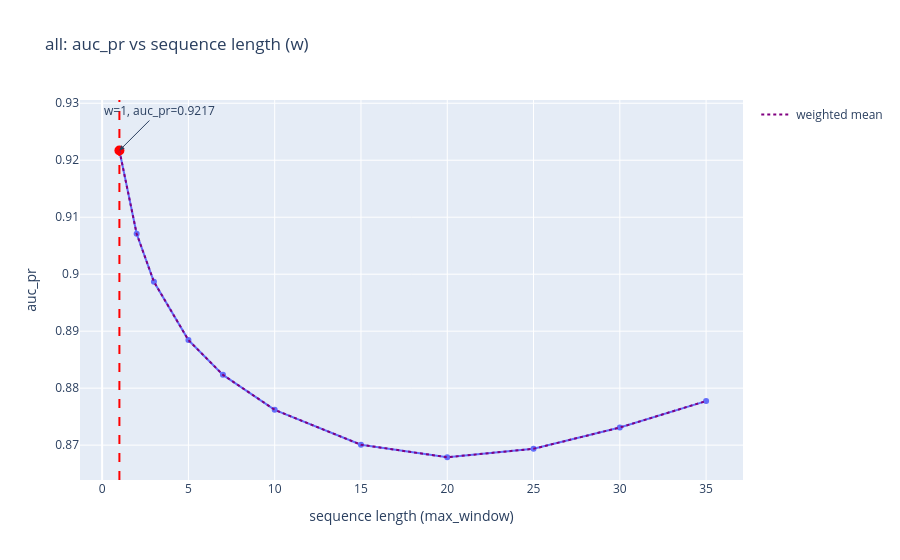
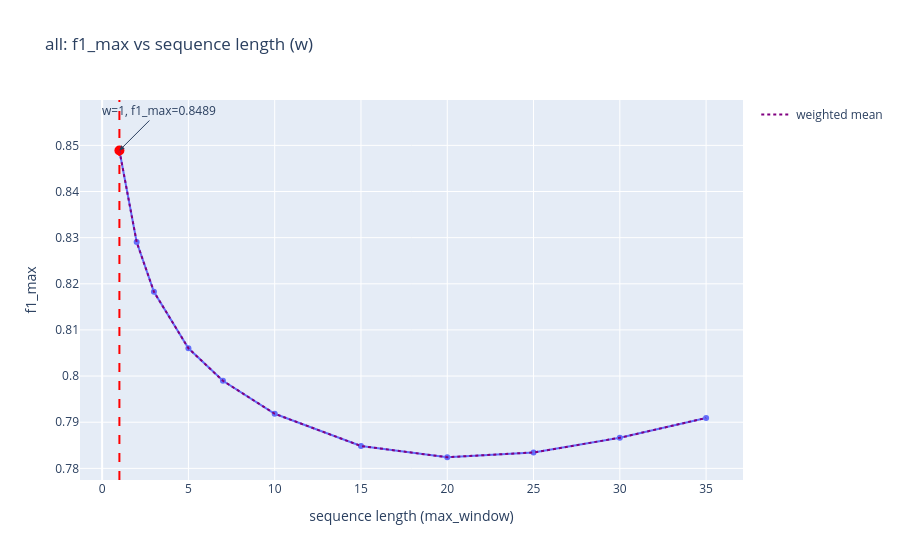
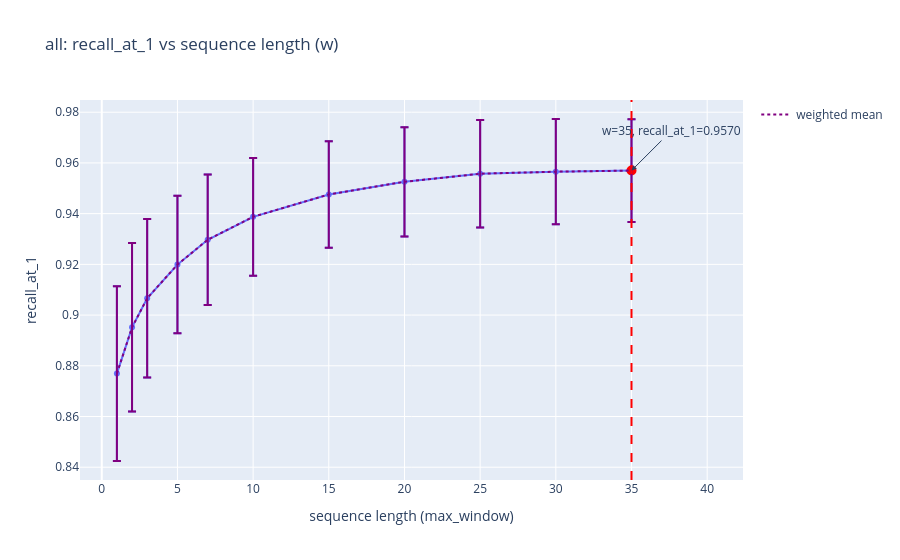
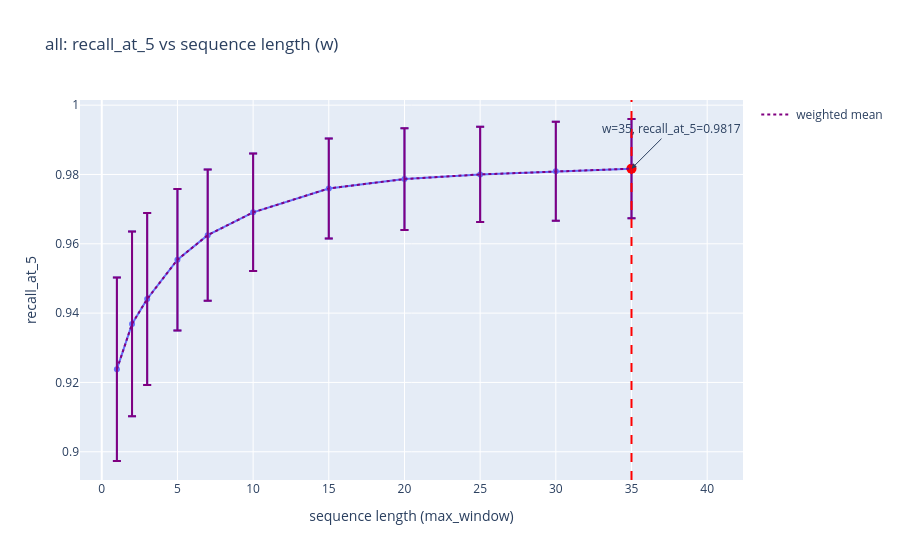

The cell these charts' notebook holds for them, in order:
### Code cell
plot_metrics_vs_window_with_stats(result_df, result_df)

### Figure 1 — Plotly figure (JSON) as saved in the notebook; plotly's stock layout.template omitted (floating-point values rounded to 4 significant figures)
{"data": [{"hovertemplate": "w=%{x}<br>auc_pr=%{y}<extra></extra>", "legendgroup": "", "line": {"color": "#636efa", "dash": "solid"}, "marker": {"symbol": "circle"}, "mode": "lines+markers", "name": "", "orientation": "v", "showlegend": false, "type": "scatter", "x": [1, 2, 3, 5, 7, 10, 15, 20, 25, 30, 35], "xaxis": "x", "y": [0.9217, 0.9071, 0.8987, 0.8884, 0.8823, 0.8762, 0.8701, 0.8679, 0.8694, 0.8731, 0.8777], "yaxis": "y"}, {"marker": {"color": "red", "size": 10}, "mode": "markers", "name": "max", "showlegend": false, "type": "scatter", "x": [1], "y": [0.9217]}, {"line": {"color": "purple", "dash": "dot"}, "mode": "lines", "name": "weighted mean", "showlegend": true, "type": "scatter", "x": [1, 2, 3, 5, 7, 10, 15, 20, 25, 30, 35], "y": [0.9217, 0.9071, 0.8987, 0.8884, 0.8823, 0.8762, 0.8701, 0.8679, 0.8694, 0.8731, 0.8777]}], "layout": {"annotations": [{"arrowhead": 2, "ax": 40, "ay": -40, "showarrow": true, "text": "w=1, auc_pr=0.9217", "x": 1, "y": 0.9217}], "legend": {"tracegroupgap": 0}, "shapes": [{"line": {"color": "red", "dash": "dash"}, "type": "line", "x0": 1, "x1": 1, "xref": "x", "y0": 0, "y1": 1, "yref": "y domain"}], "title": {"text": "all: auc_pr vs sequence length (w)"}, "xaxis": {"anchor": "y", "domain": [0, 1], "title": {"text": "sequence length (max_window)"}}, "yaxis": {"anchor": "x", "domain": [0, 1], "title": {"text": "auc_pr"}}}}

### Figure 2 — Plotly figure (JSON) as saved in the notebook; plotly's stock layout.template omitted (floating-point values rounded to 4 significant figures)
{"data": [{"hovertemplate": "w=%{x}<br>f1_max=%{y}<extra></extra>", "legendgroup": "", "line": {"color": "#636efa", "dash": "solid"}, "marker": {"symbol": "circle"}, "mode": "lines+markers", "name": "", "orientation": "v", "showlegend": false, "type": "scatter", "x": [1, 2, 3, 5, 7, 10, 15, 20, 25, 30, 35], "xaxis": "x", "y": [0.8489, 0.8291, 0.8183, 0.806, 0.799, 0.7918, 0.7848, 0.7824, 0.7834, 0.7866, 0.7909], "yaxis": "y"}, {"marker": {"color": "red", "size": 10}, "mode": "markers", "name": "max", "showlegend": false, "type": "scatter", "x": [1], "y": [0.8489]}, {"line": {"color": "purple", "dash": "dot"}, "mode": "lines", "name": "weighted mean", "showlegend": true, "type": "scatter", "x": [1, 2, 3, 5, 7, 10, 15, 20, 25, 30, 35], "y": [0.8489, 0.8291, 0.8183, 0.806, 0.799, 0.7918, 0.7848, 0.7824, 0.7834, 0.7866, 0.7909]}], "layout": {"annotations": [{"arrowhead": 2, "ax": 40, "ay": -40, "showarrow": true, "text": "w=1, f1_max=0.8489", "x": 1, "y": 0.8489}], "legend": {"tracegroupgap": 0}, "shapes": [{"line": {"color": "red", "dash": "dash"}, "type": "line", "x0": 1, "x1": 1, "xref": "x", "y0": 0, "y1": 1, "yref": "y domain"}], "title": {"text": "all: f1_max vs sequence length (w)"}, "xaxis": {"anchor": "y", "domain": [0, 1], "title": {"text": "sequence length (max_window)"}}, "yaxis": {"anchor": "x", "domain": [0, 1], "title": {"text": "f1_max"}}}}

### Figure 3 — Plotly figure (JSON) as saved in the notebook; plotly's stock layout.template omitted (floating-point values rounded to 4 significant figures)
{"data": [{"error_y": {"array": [0.03448, 0.03323, 0.03126, 0.02711, 0.02577, 0.02322, 0.021, 0.02155, 0.02118, 0.02077, 0.02028]}, "hovertemplate": "w=%{x}<br>recall_at_1=%{y}<extra></extra>", "legendgroup": "", "line": {"color": "#636efa", "dash": "solid"}, "marker": {"symbol": "circle"}, "mode": "lines+markers", "name": "", "orientation": "v", "showlegend": false, "type": "scatter", "x": [1, 2, 3, 5, 7, 10, 15, 20, 25, 30, 35], "xaxis": "x", "y": [0.8769, 0.8952, 0.9066, 0.9199, 0.9297, 0.9388, 0.9476, 0.9526, 0.9557, 0.9566, 0.957], "yaxis": "y"}, {"marker": {"color": "red", "size": 10}, "mode": "markers", "name": "max", "showlegend": false, "type": "scatter", "x": [35], "y": [0.957]}, {"error_y": {"array": [0.03448, 0.03323, 0.03126, 0.02711, 0.02577, 0.02322, 0.021, 0.02155, 0.02118, 0.02077, 0.02028], "type": "data", "visible": true}, "line": {"color": "purple", "dash": "dot"}, "mode": "lines", "name": "weighted mean", "showlegend": true, "type": "scatter", "x": [1, 2, 3, 5, 7, 10, 15, 20, 25, 30, 35], "y": [0.8769, 0.8952, 0.9066, 0.9199, 0.9297, 0.9388, 0.9476, 0.9526, 0.9557, 0.9566, 0.957]}], "layout": {"annotations": [{"arrowhead": 2, "ax": 40, "ay": -40, "showarrow": true, "text": "w=35, recall_at_1=0.9570", "x": 35, "y": 0.957}], "legend": {"tracegroupgap": 0}, "shapes": [{"line": {"color": "red", "dash": "dash"}, "type": "line", "x0": 35, "x1": 35, "xref": "x", "y0": 0, "y1": 1, "yref": "y domain"}], "title": {"text": "all: recall_at_1 vs sequence length (w)"}, "xaxis": {"anchor": "y", "domain": [0, 1], "title": {"text": "sequence length (max_window)"}}, "yaxis": {"anchor": "x", "domain": [0, 1], "title": {"text": "recall_at_1"}}}}

### Figure 4 — Plotly figure (JSON) as saved in the notebook; plotly's stock layout.template omitted (floating-point values rounded to 4 significant figures)
{"data": [{"error_y": {"array": [0.02647, 0.02665, 0.02483, 0.0204, 0.01893, 0.01695, 0.01444, 0.01467, 0.01374, 0.01428, 0.01433]}, "hovertemplate": "w=%{x}<br>recall_at_5=%{y}<extra></extra>", "legendgroup": "", "line": {"color": "#636efa", "dash": "solid"}, "marker": {"symbol": "circle"}, "mode": "lines+markers", "name": "", "orientation": "v", "showlegend": false, "type": "scatter", "x": [1, 2, 3, 5, 7, 10, 15, 20, 25, 30, 35], "xaxis": "x", "y": [0.9238, 0.9369, 0.9441, 0.9554, 0.9625, 0.9691, 0.976, 0.9787, 0.98, 0.9809, 0.9817], "yaxis": "y"}, {"marker": {"color": "red", "size": 10}, "mode": "markers", "name": "max", "showlegend": false, "type": "scatter", "x": [35], "y": [0.9817]}, {"error_y": {"array": [0.02647, 0.02665, 0.02483, 0.0204, 0.01893, 0.01695, 0.01444, 0.01467, 0.01374, 0.01428, 0.01433], "type": "data", "visible": true}, "line": {"color": "purple", "dash": "dot"}, "mode": "lines", "name": "weighted mean", "showlegend": true, "type": "scatter", "x": [1, 2, 3, 5, 7, 10, 15, 20, 25, 30, 35], "y": [0.9238, 0.9369, 0.9441, 0.9554, 0.9625, 0.9691, 0.976, 0.9787, 0.98, 0.9809, 0.9817]}], "layout": {"annotations": [{"arrowhead": 2, "ax": 40, "ay": -40, "showarrow": true, "text": "w=35, recall_at_5=0.9817", "x": 35, "y": 0.9817}], "legend": {"tracegroupgap": 0}, "shapes": [{"line": {"color": "red", "dash": "dash"}, "type": "line", "x0": 35, "x1": 35, "xref": "x", "y0": 0, "y1": 1, "yref": "y domain"}], "title": {"text": "all: recall_at_5 vs sequence length (w)"}, "xaxis": {"anchor": "y", "domain": [0, 1], "title": {"text": "sequence length (max_window)"}}, "yaxis": {"anchor": "x", "domain": [0, 1], "title": {"text": "recall_at_5"}}}}
